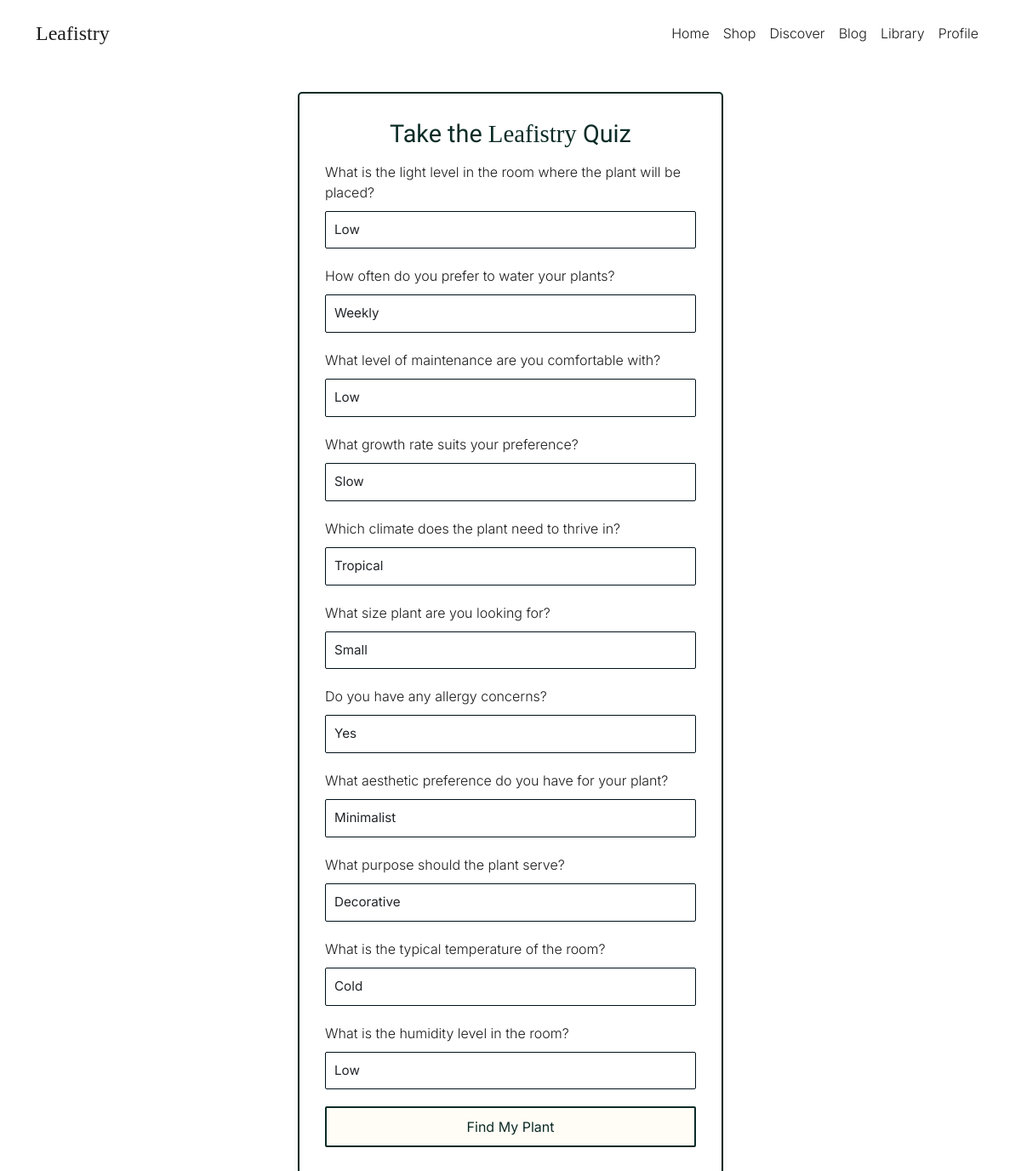
Screenshot of /discover/ (signed in) with the database file from the repository.
### discover/models.py (models this page shows, shortened)
class Question(models.Model):
    text = models.CharField(max_length=255)

### discover/views.py (the view, shortened to what this page needs)
# urls.py: path('', views.discover, name='discover'),
@login_required(login_url='/login')
def discover(request):
    questions = Question.objects.prefetch_related('options').all()
    return render(request, 'quiz_page.html', {'questions': questions})

### templates/quiz_page.html (shortened to what this page needs)
{% load static %}
<!DOCTYPE html>
<html lang="en">
  <head>
    <link
      href="https://cdn.jsdelivr.net/npm/bootstrap@5.3.3/dist/css/bootstrap.min.css"
      rel="stylesheet" />
    <link
      rel="stylesheet"
      href="https://cdn.jsdelivr.net/npm/bootstrap-icons@1.3.0/font/bootstrap-icons.css" />
    <link rel="stylesheet" href="{% static 'css/style.css' %}" />
  </head>
  <body>
    <nav class="navbar navbar-expand-lg">
      <div class="container">
        <a class="navbar-brand bodoni-moda-logo" href="#">Leafistry</a>
        <div
          class="collapse navbar-collapse justify-content-end"
          id="navbarNav">
          <ul class="navbar-nav">
            <li class="nav-item">
              <a class="nav-link" href="{% url 'home' %}">Home</a>
            </li>
            <li class="nav-item">
              <a class="nav-link" href="{% url 'shop' %}">Shop</a>
            </li>
            <li class="nav-item">
              <a class="nav-link" href="{% url 'discover' %}">Discover</a>
            </li>
            <li class="nav-item">
              <a class="nav-link" href="{% url 'blog' %}">Blog</a>
            </li>
            <li class="nav-item">
              <a class="nav-link" href="{% url 'library' %}">Library</a>
            </li>
            <li class="nav-item">
              <a class="nav-link" href="{% url 'profile' %}">Profile</a>
            </li>
          </ul>
        </div>
      </div>
    </nav>
    <div class="content-center">
      <div class="quiz-form">
        <h2>Take the <span class="bodoni-moda-logo">Leafistry</span> Quiz</h2>
        <form method="POST">
          {% csrf_token %} {% for question in questions %}
          <div class="form-group">
            <label>{{ question.text }}</label>
            <select name="question_{{ question.id }}" class="form-control">
              {% for option in question.options.all %}
              <option value="{{ option.text }}">{{ option.text }}</option>
              {% endfor %}
            </select>
          </div>
          {% endfor %}
          <button type="submit" class="button button-phthalo-outline quiz-form-button">Find My Plant</button>
        </form>
      </div>
    </div>
  </body>
</html>
<!-- {% load static %}

### static/css/style.css (style rules this page uses)
:root { --phthalo-green: #0b2b26; --phthalo-green-light: #163832; --phthalo-green-dark: #051f20; --apple-green: #88b836; --apple-green-light: #b3d66b; --apple-green-lighter: #d7eaa0; --phthalo-green-dark: #001219; --milk: #fffdf5; --black: #1c1c1c; --red: #ff4d4d; }
* { margin: 0; padding: 0; box-sizing: border-box; }
body { min-height: 100vh; color: var(--black); font-family: "Inter", sans-serif; font-optical-sizing: auto; font-weight: 300; font-style: normal; }
h2 { font-size: 1.8rem; font-family: "Inter Tight", serif; font-optical-sizing: auto; font-weight: 200; font-style: normal; text-align: center; margin-bottom: 15px; color: var(--phthalo-green); }
.bodoni-moda-logo { font-family: "Bodoni Moda", serif; font-optical-sizing: auto; font-weight: 500; font-style: normal; }
.button { border: 2px solid transparent; border-radius: 2px; cursor: pointer; transition: all 0.35s ease; }
.button-phthalo-outline { background-color: var(--milk); color: var(--phthalo-green); border-color: var(--phthalo-green); border-style: solid; }
.navbar { background-color: transparent; padding: 1rem 0.5rem; margin-top: 0px; transition: background-color 0.3s ease, box-shadow 0.3s ease; }
.navbar-brand { color: var(--black) !important; font-size: 1.5rem; }
.nav-link { color: var(--black) !important; transition: opacity 0.3s ease, color 0.3s ease; }
.content-center { display: flex; justify-content: center; align-items: center; min-height: 100vh; }
.quiz-form { appearance: none; min-width: 100px; width: 500px; margin: 30px; padding: 30px 30px; border: 2px solid var(--phthalo-green); border-radius: 5px; box-shadow: 0 4px 6px rgba(0, 0, 0, 0.1); }
.quiz-form .form-group { margin-bottom: 20px; }
.quiz-form .form-group label { display: block; font-family: "Inter", sans-serif; font-size: 1rem; color: var(--black); margin-bottom: 10px; }
.quiz-form .form-control { width: 100%; padding: 10px; font-family: "Inter", sans-serif; font-size: 0.95rem; border: 1px solid var(--phthalo-green-dark); border-radius: 2px; box-shadow: none; transition: border-color 0.3s ease-in-out; }
.quiz-form-button { width: 100%; padding: 10px; font-size: 1rem; }

### rows the page displays
Question: text "What is the light level in the room where the plant will be placed?"
Question: text "How often do you prefer to water your plants?"
Question: text "What level of maintenance are you comfortable with?"
Question: text "What growth rate suits your preference?"
Question: text "Which climate does the plant need to thrive in?"
Question: text "What size plant are you looking for?"
Question: text "Do you have any allergy concerns?"
Question: text "What aesthetic preference do you have for your plant?"
Question: text "What purpose should the plant serve?"
Question: text "What is the typical temperature of the room?"
Question: text "What is the humidity level in the room?"

### other values shown
form field value "Low"
form field value "Weekly"
form field value "Slow"
form field value "Tropical"
form field value "Small"
form field value "Yes"
form field value "Minimalist"
form field value "Decorative"
form field value "Cold"
